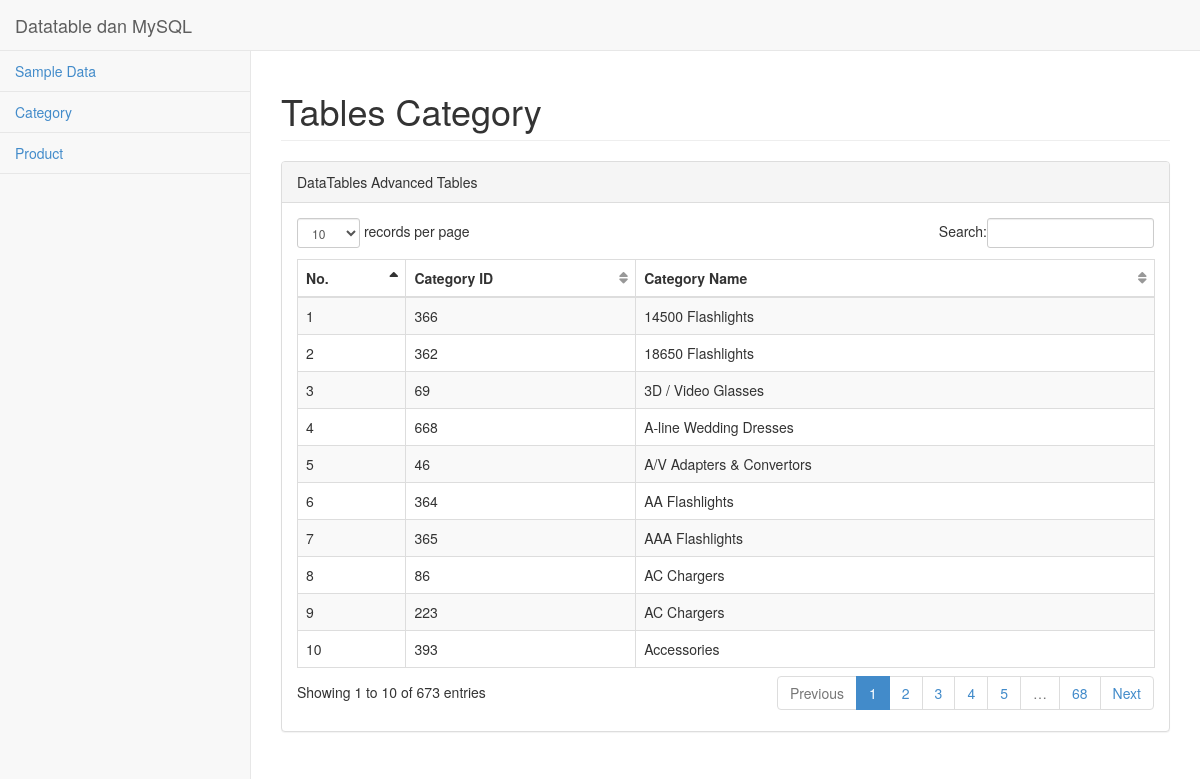
The app's page /index.php?tab=category with its own data.
### tables this page shows
CREATE TABLE IF NOT EXISTS `test_1_category` (
  `category_id` bigint(20) unsigned NOT NULL AUTO_INCREMENT,
  `name` varchar(200) NOT NULL DEFAULT '',
  PRIMARY KEY (`category_id`),
  KEY `name` (`name`)
);

### category.php (the view)
<div class="row">
                <div class="col-lg-12">
                    <h1 class="page-header">Tables Category</h1>
                </div>
            </div>
            <div class="row">
                <div class="col-lg-12">
                    <div class="panel panel-default">
                        <div class="panel-heading">
                            DataTables Advanced Tables
                        </div>
                        <div class="panel-body">
                            <div class="table-responsive">
                                <table class="table table-striped table-bordered table-hover" id="dataTables-example">
                                    <thead>
                                        <tr>
                                            <th>No.</th>
                                            <th>Category ID</th>
                                            <th>Category Name</th>
                                        </tr>
                                    </thead>
                                    <tbody>
                                        <?php
                                        $sql = "SELECT category_id, name FROM test_1_category";
                                        $rs = mysql_query($sql);
                                        $i = 1;
                                        while ($row = mysql_fetch_array($rs)) :
                                        ?>
                                        <tr class="odd gradeX">
                                            <td><?=$i++?></td>
                                            <td><?=$row['category_id']?></td>
                                            <td class="center"><?=$row['name']?></td>
                                        </tr>
                                        <?php endwhile;?>
                                    </tbody>
                                </table>
                            </div>
                        </div>
                    </div>
                </div>
            </div>

### css/sb-admin-2.css (style rules this page uses)
body { background-color: #f8f8f8; }
table.dataTable thead .sorting, table.dataTable thead .sorting_asc, table.dataTable thead .sorting_desc, table.dataTable thead .sorting_asc_disabled, table.dataTable thead .sorting_desc_disabled { background: 0 0; }
table.dataTable thead .sorting_asc:after { content: "\f0de"; float: right; font-family: fontawesome; }
table.dataTable thead .sorting:after { content: "\f0dc"; float: right; font-family: fontawesome; color: rgba(50,50,50,.5); }

### records on screen
test_1_category: category_id "366", name "14500 Flashlights"
test_1_category: category_id "362", name "18650 Flashlights"
test_1_category: category_id "69", name "3D / Video Glasses"
test_1_category: category_id "668", name "A-line Wedding Dresses"
test_1_category: category_id "46", name "A/V Adapters & Convertors"
test_1_category: category_id "364", name "AA Flashlights"
test_1_category: category_id "365", name "AAA Flashlights"
test_1_category: category_id "86", name "AC Chargers"
test_1_category: category_id "223", name "AC Chargers"
test_1_category: category_id "393", name "Accessories"
